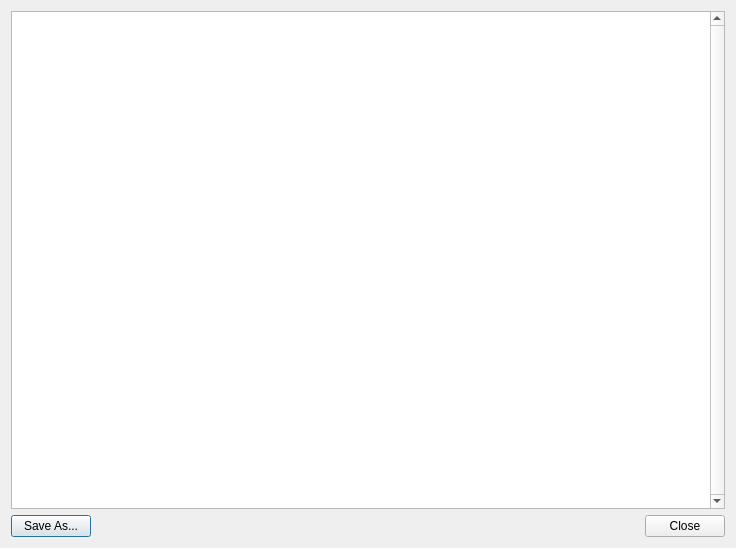
<?xml version="1.0" encoding="UTF-8"?>
<ui version="4.0">
 <class>InfoDialog</class>
 <widget class="QDialog" name="InfoDialog">
  <property name="geometry">
   <rect>
    <x>0</x>
    <y>0</y>
    <width>736</width>
    <height>548</height>
   </rect>
  </property>
  <property name="windowTitle">
   <string>Device Information</string>
  </property>
  <layout class="QVBoxLayout" name="verticalLayout">
   <item>
    <widget class="QPlainTextEdit" name="plainTextEdit">
     <property name="verticalScrollBarPolicy">
      <enum>Qt::ScrollBarAlwaysOn</enum>
     </property>
     <property name="readOnly">
      <bool>true</bool>
     </property>
    </widget>
   </item>
   <item>
    <layout class="QHBoxLayout" name="horizontalLayout">
     <item>
      <widget class="QPushButton" name="saveButton">
       <property name="text">
        <string>Save As...</string>
       </property>
      </widget>
     </item>
     <item>
      <widget class="QDialogButtonBox" name="buttonBox">
       <property name="orientation">
        <enum>Qt::Horizontal</enum>
       </property>
       <property name="standardButtons">
        <set>QDialogButtonBox::Close</set>
       </property>
      </widget>
     </item>
    </layout>
   </item>
  </layout>
 </widget>
 <resources/>
 <connections>
  <connection>
   <sender>buttonBox</sender>
   <signal>accepted()</signal>
   <receiver>InfoDialog</receiver>
   <slot>accept()</slot>
   <hints>
    <hint type="sourcelabel">
     <x>227</x>
     <y>530</y>
    </hint>
    <hint type="destinationlabel">
     <x>157</x>
     <y>274</y>
    </hint>
   </hints>
  </connection>
  <connection>
   <sender>buttonBox</sender>
   <signal>rejected()</signal>
   <receiver>InfoDialog</receiver>
   <slot>reject()</slot>
   <hints>
    <hint type="sourcelabel">
     <x>295</x>
     <y>536</y>
    </hint>
    <hint type="destinationlabel">
     <x>286</x>
     <y>274</y>
    </hint>
   </hints>
  </connection>
 </connections>
</ui>
